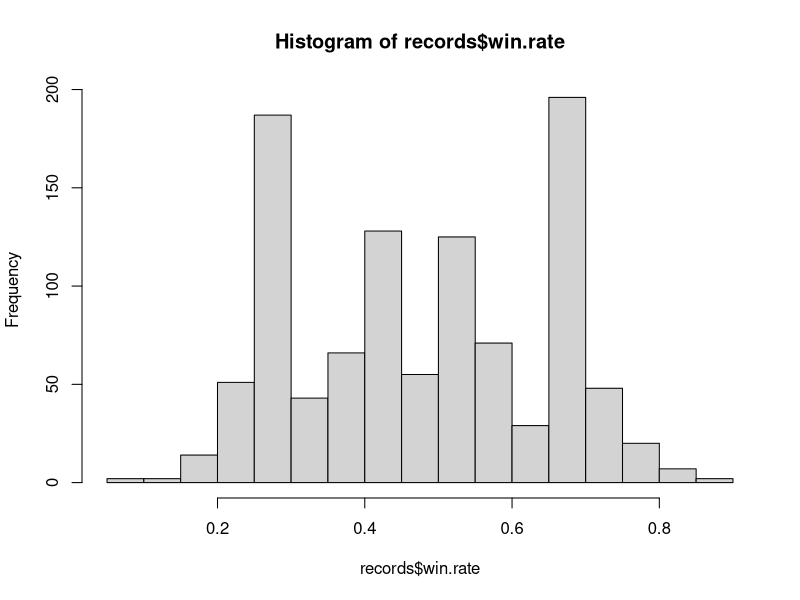
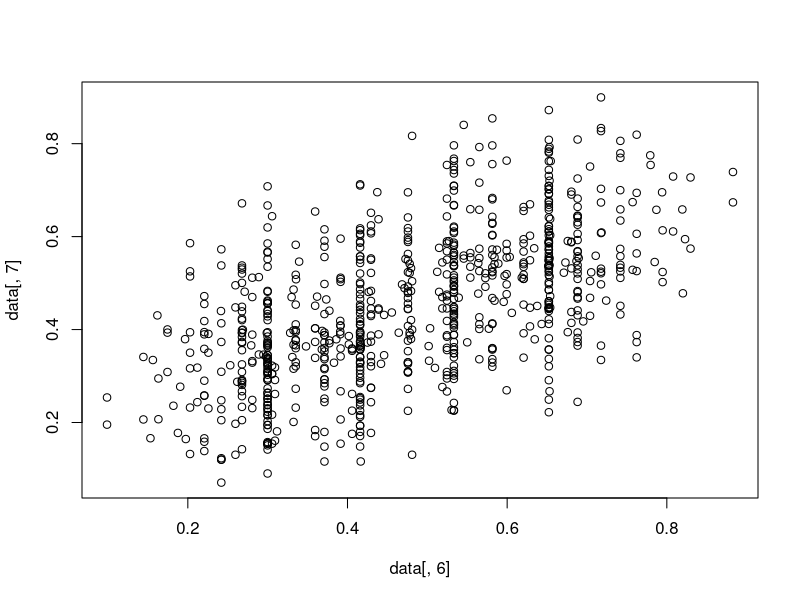

Here is the R script that generated these plots, in order:
# setwd('C:/Ralph/Programming/777-data')
records = read.csv('records.csv')
W <- matrix()
for (i in 1:nrow(records)) {
	if (records[i, "player1"] > records[i, "player2"]) {
		tmp = records[i, "player1"]
		records[i, "player1"] = records[i, "player2"]
		records[i, "player2"] = tmp
		tmp = records[i, "kills"]
		records[i, "kills"] = records[i, "deaths"]
		records[i, "deaths"] = tmp
	}
}

records2 = records
tmp = records2$player1
records2$player1 = records2$player2
records2$player2 = tmp
tmp = records2$kills
records2$kills = records2$deaths
records2$deaths = tmp
records = rbind(records, records2)
default.win.rate = qbeta(0.44, mean(records$kills), mean(records$deaths))
records$win.rate = qbeta(0.44, records$kills + mean(records$kills), records$deaths + mean(records$deaths))
write.csv(records, file='win_records.csv')
hist(records$win.rate)

# leave-one-out test
# give 95% CI for mean of errors 
errors = as.numeric(read.csv('errors.csv', header=FALSE))
errors.boot = sample(errors, 10000, replace=TRUE)
errors.ci = tapply(errors.boot, rep(1:1000, 10), mean)
mean(errors)
quantile(errors.ci, 0.025)
quantile(errors.ci, 0.975)

# plot test data against true data
data = read.csv('inferred_test.csv')
plot(data[,6], data[,7])
cor(data[,6], data[,7])

# actual ranking
data = read.csv('inferred_data.csv')
j = nrow(records) + 1
for (i in 1:nrow(data)) {
  if (data[i, 1] < data[i, 2]) {
    records[j,] = c(data[i, 1], data[i, 2], 0, 0, data[i, 3])
  } else {
    records[j,] = c(data[i, 2], data[i, 1], 0, 0, 1 - data[i, 3])
  }
  j = j + 1
}

records = records[order(records[,1]),]
unique.players = length(unique(c(records[,1], records[,2])))
rank.mean1 = aggregate(win.rate ~ player1, records, mean)
rank.mean2 = aggregate(win.rate ~ player2, records, mean)
rank.mean2$win.rate = 1 - rank.mean2$win.rate
names(rank.mean2)[1] = 'player1'
rank.mean = aggregate(win.rate ~ player1, rbind(rank.mean1, rank.mean2), mean)
rank.opponents = aggregate(player2 ~ player1, records, length)
rank.opponents2 = aggregate(player1 ~ player2, records, length)
names(rank.opponents2)[1] = 'player1'
names(rank.opponents2)[2] = 'player2'
j = nrow(rank.opponents) + 1
for (i in 1:nrow(rank.opponents2)) {
  if (!(rank.opponents2[i, 1] %in% rank.opponents[,1])) {
    rank.opponents[j,] = rank.opponents2[i,]
    j = j + 1
  }
  index = which(rank.opponents[,1] == rank.opponents2[i, 1])
  rank.opponents[index, 2] = rank.opponents[index, 2] + rank.opponents2[i, 2]
}

rank.opponents$coverage = rank.opponents[,2] / unique.players
for (i in 1:nrow(rank.mean)) {
  coverage = rank.opponents$coverage[which(rank.mean[i, 1] == rank.opponents[,1])]
  rank.mean[i, 2] = rank.mean[i, 2] * coverage + (1 - coverage) * default.win.rate
}
ranking = rank.mean[order(rank.mean[,2], decreasing=TRUE),]
ranking$rank = 1:unique.players

# output rank
write.csv(ranking, file='ranking.csv')